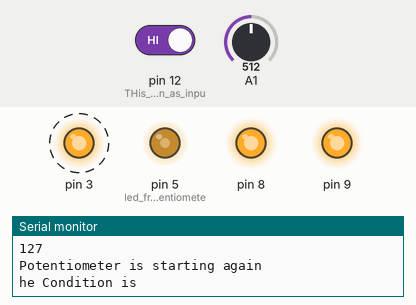
A sketch run on a simulated Arduino Uno, built with avr-gcc and run on an emulated ATmega328P. Parts: output pins drawn as LEDs (lit = HIGH), the last lines printed to the serial monitor. Dashed ring = blinking. The test bench sets the inputs (shaded band); at power-on: A1 = 512, pin 12 (THis_pin_is_taken_as_inpu) HIGH.

Above: at 1.9 s.
2.0 s: A1 set to 716
At 2.9 s:
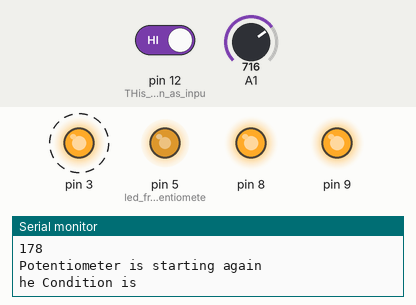
5.9 s: A1 set to 900
At 7.5 s:
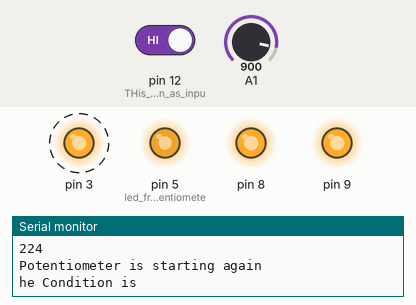
10.2 s: A1 set to 306
At 11.9 s:
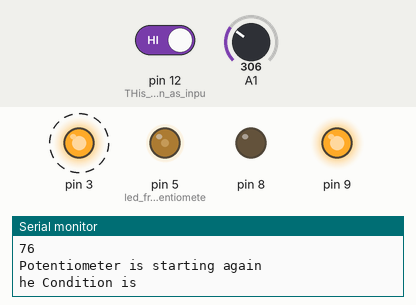
14.5 s: pin 12 (THis_pin_is_taken_as_inpu) driven LOW
At 16.2 s:
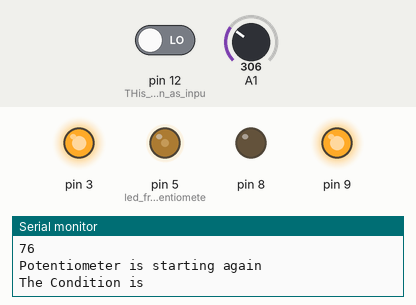
18.8 s: A1 set to 122
At 22.2 s:
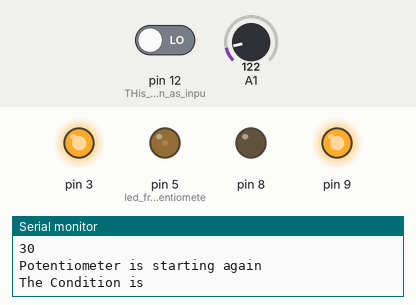
23.0 s: A1 set to 0
At 25.1 s:
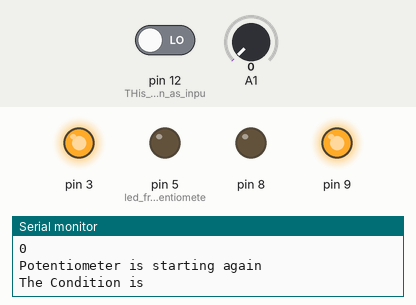
Timing chart, 0 to 26.6 s (numbered marks = the images above; inputs shaded):
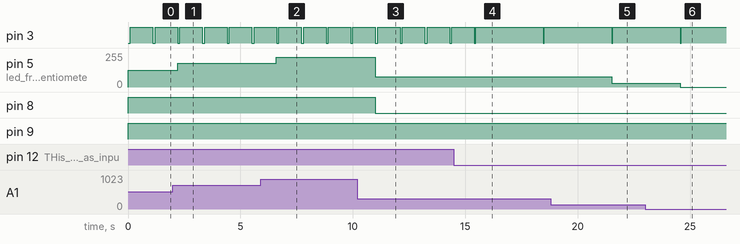

The sketch:

Code_MSG.ino
```cpp
int pot;
int led;
void setup() {
  Serial.println("Code by Aditya Bontalakoti and Animireddi Sandeep");

  pinMode(A1, INPUT);
  pinMode(5, OUTPUT); // led from the potentiometer is given to PWM pins only because of duty cycle.
  pinMode(8,OUTPUT);
  pinMode(9,OUTPUT);
  pinMode(12,INPUT); //THis pin is taken as input
  pinMode(3,OUTPUT);
  Serial.begin(9600); //Here baudrate is 9600

}


void loop() {
  //delay(3000);
  pot = analogRead(A1); //reading is stored of A1
  led = map(pot, 0, 1023, 0, 255); // Analog  to digital Convertor by mapping.

  analogWrite(5, led); //The analog data is fed to pin5
  //int g = pot/4;
  Serial.println(led);
  //Serial.println(g);
  Serial.println("Potentiometer is starting again");
  digitalWrite(9,HIGH); //9 pin is always high . Here it is fixed

  /*We used a XOR GATE , so that 0 XOR 1(FIXED) is 1 i.e DASH-- , 1 XOR 1(FIXED) is 0 i.e DOT*/
  // Here led value varies from 0 to 255 .
  if(led<125){
    digitalWrite(8,LOW);
  }
  else if(led>=125){
    digitalWrite(8,HIGH);
  }

  int condition = digitalRead(12);
  Serial.println("The Condition is" + condition);


  if(condition == 0){
    //Write the code for DASH
    digitalWrite(3,LOW);
    delay(50); //Given because to basically stop every other function before executing the below 2 statements
    digitalWrite(3,HIGH);
    delay(3000);
  }

  else if(condition == 1){
    //Write the code for DOT
    digitalWrite(3,LOW);
    delay(100);//Given because to basically stop every other function before executing the below 2 statements
    digitalWrite(3,HIGH);
    delay(1000);
    //END

  }
}
```

Measured:
- after the input at 2.0 s, pin 5 (led_from_the_potentiomete): 127/255 → 178/255 after 0.20 s
- after the input at 5.9 s, pin 5 (led_from_the_potentiomete): 178/255 → 224/255 after 0.71 s
- after the input at 10.2 s, pin 5 (led_from_the_potentiomete): 224/255 → 76/255 after 0.81 s; pin 8: HIGH → LOW after 0.81 s
- after the input at 14.5 s, pin 3: LOW → HIGH after 0.96 s, → LOW 3.0 s later, → HIGH 0.05 s later
- after the input at 18.8 s, pin 5 (led_from_the_potentiomete): 76/255 → 30/255 after 2.7 s
- after the input at 23.0 s, pin 5 (led_from_the_potentiomete): 30/255 → 0/255 after 1.6 s
- by itself, pin 3: alternates HIGH for 1.0 s and LOW for 0.10 s
